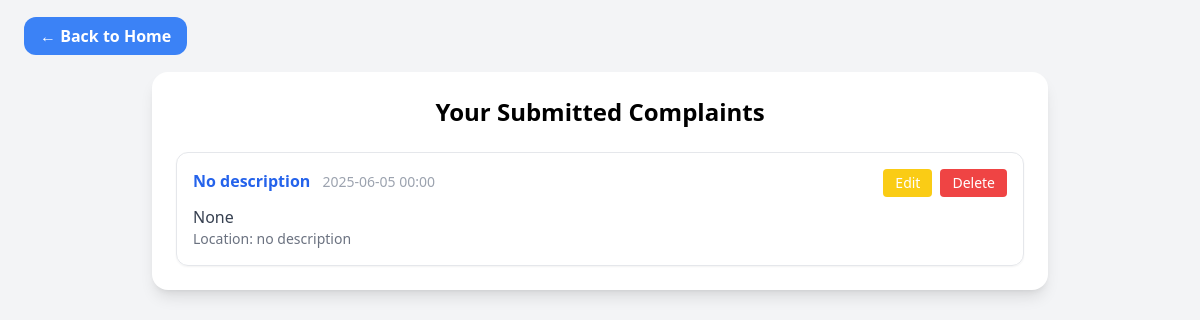
Page /my_complaints/ (signed in) on the earlier database version.
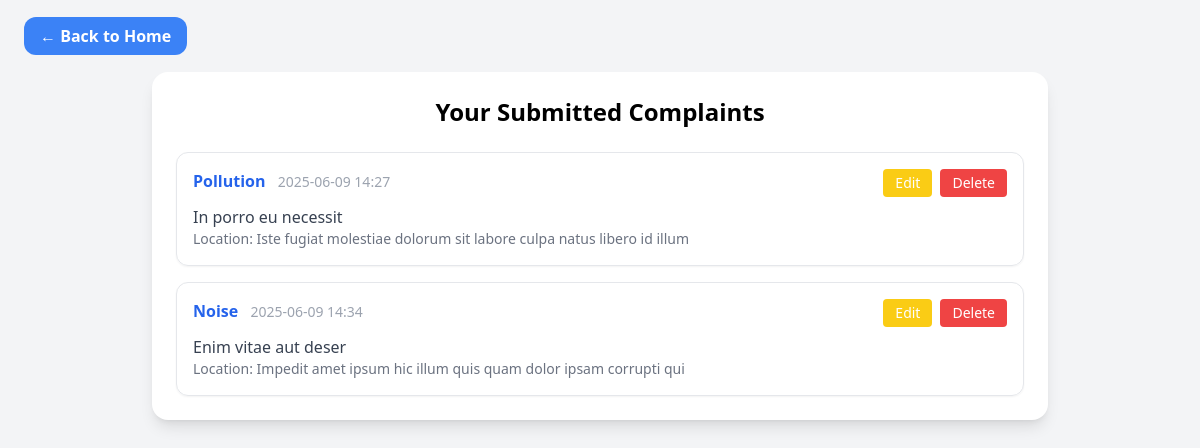
Same page on the later database version.
### VCRA/models.py (models this page shows, shortened)
class Complaint(models.Model):
    COMPLAINT_CHOICES = [
        ('Noise', 'Noise'),
        ('Pollution', 'Pollution'),
        ('Road damage', 'Road damage'),
        ('Other', 'Other'),
    ]
    STATUS_CHOICES = [
        ('pending', 'Pending'),
        ('accepted', 'Accepted'),
        ('rejected', 'Rejected'),
    ]
    user = models.ForeignKey(User, on_delete=models.CASCADE)
    description = models.TextField()
    complaint_type = models.CharField(max_length=50, choices=COMPLAINT_CHOICES)
    location = models.CharField(max_length=255)
    proof = models.FileField(upload_to='complaints/', null=True, blank=True)
    created_at = models.DateTimeField(auto_now_add=True)
    status = models.CharField(max_length=10, choices=STATUS_CHOICES, default='pending')  # 👈 New

### VCRA/views.py (the view)
# urls.py: path('my_complaints/', views.my_complaints, name='my_complaints'),
@login_required
def my_complaints(request):
    complaints = Complaint.objects.filter(user=request.user)
    return render(request, 'my_complaints.html', {'complaints': complaints})

### VCRA/templates/my_complaints.html (shortened to what this page needs)
<!DOCTYPE html>
<html lang="en">
<head>
  <script src="https://cdn.tailwindcss.com"></script>
</head>
<body class="bg-gray-100 p-6">
  <div class="mb-6">
    <a href="{% url 'homelog' %}" class="bg-blue-500 hover:bg-blue-600 text-white py-2 px-4 rounded-xl font-semibold transition">
      ← Back to Home
    </a>
  </div>
  <div class="max-w-4xl mx-auto bg-white p-6 rounded-2xl shadow-lg">
    <h2 class="text-2xl font-bold mb-6 text-center">Your Submitted Complaints</h2>
    <ul class="space-y-4">
      {% for complaint in complaints %}
        <li class="border p-4 rounded-xl shadow-sm">
          <div class="flex justify-between items-start">
            <div>
              <span class="font-semibold text-blue-600">{{ complaint.complaint_type }}</span>
              <span class="text-gray-400 text-sm ml-2">{{ complaint.created_at|date:"Y-m-d H:i" }}</span>
            </div>
            <div class="flex gap-2">
              <a href="{% url 'edit_complaint' complaint.id %}" class="bg-yellow-400 hover:bg-yellow-500 text-white px-3 py-1 rounded text-sm">Edit</a>
              <a href="{% url 'delete_complaint' complaint.id %}" onclick="return confirm('Are you sure you want to delete this complaint?')" class="bg-red-500 hover:bg-red-600 text-white px-3 py-1 rounded text-sm">Delete</a>
            </div>
          </div>
          <p class="text-gray-700 mt-2">{{ complaint.description }}</p>
          <p class="text-gray-500 text-sm">Location: {{ complaint.location }}</p>
        </li>
      {% empty %}
        <li class="text-center text-gray-500">You haven’t submitted any complaints yet.</li>
      {% endfor %}
    </ul>
  </div>
</body>
</html>

Differences in the rows shown:
removed Complaint: complaint_type "No description", created_at "2025-06-05 00:00", description "None", location "no description"
added Complaint: complaint_type "Pollution", created_at "2025-06-09 14:27", description "In porro eu necessit", location "Iste fugiat molestiae dolorum sit labore culpa natus libero id illum"
added Complaint: complaint_type "Noise", created_at "2025-06-09 14:34", description "Enim vitae aut deser", location "Impedit amet ipsum hic illum quis quam dolor ipsam corrupti qui"
